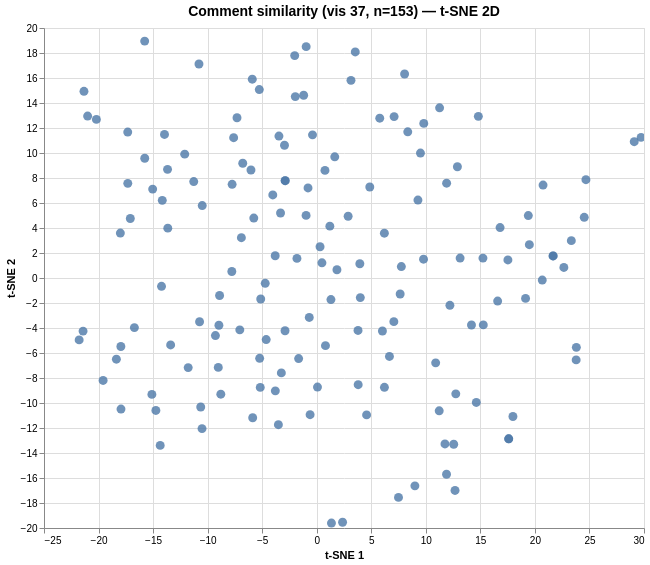

Write a Vega-Lite specification for this figure.
### Vega specification from a JSON file in a GitHub repository (floating-point values rounded to 4 significant figures; data arrays with more than 128 entries replaced by an {"elided": "..."} marker saying what was removed)
{"$schema": "https://vega.github.io/schema/vega/v6.json", "data": [{"name": "param_1e9efca18e7a2868_store"}, {"name": "source_0", "values": {"elided": "153 records"}}, {"name": "source_0_x_domain_dim_1", "values": [{"min": -21.78, "max": 29.74}]}, {"name": "source_0_y_domain_dim_2", "values": [{"min": -19.6, "max": 18.95}]}], "signals": [{"name": "unit", "value": {}, "on": [{"events": "pointermove", "update": "isTuple(group()) ? group() : unit"}]}, {"name": "param_1e9efca18e7a2868", "update": "vlSelectionResolve(\"param_1e9efca18e7a2868_store\", \"union\")"}, {"name": "param_1e9efca18e7a2868_dim_1", "on": [{"events": [{"source": "view", "type": "dblclick"}], "update": "null"}, {"events": {"signal": "param_1e9efca18e7a2868_translate_delta"}, "update": "panLinear(param_1e9efca18e7a2868_translate_anchor.extent_x, -param_1e9efca18e7a2868_translate_delta.x / width)"}, {"events": {"signal": "param_1e9efca18e7a2868_zoom_delta"}, "update": "zoomLinear(domain(\"x\"), param_1e9efca18e7a2868_zoom_anchor.x, param_1e9efca18e7a2868_zoom_delta)"}]}, {"name": "param_1e9efca18e7a2868_dim_2", "on": [{"events": [{"source": "view", "type": "dblclick"}], "update": "null"}, {"events": {"signal": "param_1e9efca18e7a2868_translate_delta"}, "update": "panLinear(param_1e9efca18e7a2868_translate_anchor.extent_y, param_1e9efca18e7a2868_translate_delta.y / height)"}, {"events": {"signal": "param_1e9efca18e7a2868_zoom_delta"}, "update": "zoomLinear(domain(\"y\"), param_1e9efca18e7a2868_zoom_anchor.y, param_1e9efca18e7a2868_zoom_delta)"}]}, {"name": "param_1e9efca18e7a2868_tuple", "on": [{"events": [{"signal": "param_1e9efca18e7a2868_dim_1 || param_1e9efca18e7a2868_dim_2"}], "update": "param_1e9efca18e7a2868_dim_1 && param_1e9efca18e7a2868_dim_2 ? {unit: \"\", fields: param_1e9efca18e7a2868_tuple_fields, values: [param_1e9efca18e7a2868_dim_1,param_1e9efca18e7a2868_dim_2]} : null"}]}, {"name": "param_1e9efca18e7a2868_tuple_fields", "value": [{"field": "dim_1", "channel": "x", "type": "R"}, {"field": "dim_2", "channel": "y", "type": "R"}]}, {"name": "param_1e9efca18e7a2868_translate_anchor", "value": {}, "on": [{"events": [{"source": "scope", "type": "pointerdown"}], "update": "{x: x(unit), y: y(unit), extent_x: domain(\"x\"), extent_y: domain(\"y\")}"}]}, {"name": "param_1e9efca18e7a2868_translate_delta", "value": {}, "on": [{"events": [{"source": "window", "between": [{"source": "scope", "type": "pointerdown"}, {"source": "window", "type": "pointerup"}], "consume": true, "type": "pointermove"}], "update": "{x: param_1e9efca18e7a2868_translate_anchor.x - x(unit), y: param_1e9efca18e7a2868_translate_anchor.y - y(unit)}"}]}, {"name": "param_1e9efca18e7a2868_zoom_anchor", "on": [{"events": [{"source": "scope", "consume": true, "type": "wheel"}], "update": "{x: invert(\"x\", x(unit)), y: invert(\"y\", y(unit))}"}]}, {"name": "param_1e9efca18e7a2868_zoom_delta", "on": [{"events": [{"source": "scope", "consume": true, "type": "wheel"}], "update": "pow(1.001, event.deltaY * pow(16, event.deltaMode))", "force": true}]}, {"name": "param_1e9efca18e7a2868_modify", "on": [{"events": {"signal": "param_1e9efca18e7a2868_tuple"}, "update": "modify(\"param_1e9efca18e7a2868_store\", param_1e9efca18e7a2868_tuple, true)"}]}], "marks": [{"type": "symbol", "name": "marks", "from": {"data": "source_0"}, "encode": {"update": {"x": {"field": "dim_1", "scale": "x"}, "fill": {"value": "#4c78a8"}, "size": {"value": 80}, "opacity": {"value": 0.8}, "y": {"field": "dim_2", "scale": "y"}, "shape": {"value": "circle"}, "tooltip": {"signal": "{\"Comment #\": format(datum[\"index\"], \"\"), \"Comment\": isValid(datum[\"comment\"]) ? datum[\"comment\"] : \"\"+datum[\"comment\"]}"}}}, "clip": true, "style": ["circle"], "interactive": true}], "scales": [{"name": "x", "type": "linear", "domain": [{"signal": "(data(\"source_0_x_domain_dim_1\")[0] || {}).min"}, {"signal": "(data(\"source_0_x_domain_dim_1\")[0] || {}).max"}], "range": [0, {"signal": "width"}], "domainRaw": {"signal": "param_1e9efca18e7a2868[\"dim_1\"]"}, "nice": true, "zero": true}, {"name": "y", "type": "linear", "domain": [{"signal": "(data(\"source_0_y_domain_dim_2\")[0] || {}).min"}, {"signal": "(data(\"source_0_y_domain_dim_2\")[0] || {}).max"}], "range": [{"signal": "height"}, 0], "nice": true, "domainRaw": {"signal": "param_1e9efca18e7a2868[\"dim_2\"]"}, "zero": true}], "axes": [{"scale": "x", "aria": false, "ticks": false, "maxExtent": 0, "tickCount": {"signal": "ceil(width/40)"}, "labels": false, "orient": "bottom", "domain": false, "zindex": 0, "minExtent": 0, "gridScale": "y", "grid": true}, {"scale": "y", "domain": false, "ticks": false, "tickCount": {"signal": "ceil(height/40)"}, "aria": false, "gridScale": "x", "grid": true, "labels": false, "orient": "left", "minExtent": 0, "zindex": 0, "maxExtent": 0}, {"scale": "x", "zindex": 0, "orient": "bottom", "title": "t-SNE 1", "labelOverlap": true, "labelFlush": true, "grid": false, "tickCount": {"signal": "ceil(width/40)"}}, {"scale": "y", "tickCount": {"signal": "ceil(height/40)"}, "orient": "left", "zindex": 0, "grid": false, "title": "t-SNE 2", "labelOverlap": true}], "title": {"text": "Comment similarity (vis 37, n=153) — t-SNE 2D", "frame": "group", "fontSize": 14}, "width": 600, "padding": 5, "height": 500, "style": "cell", "background": "white"}
